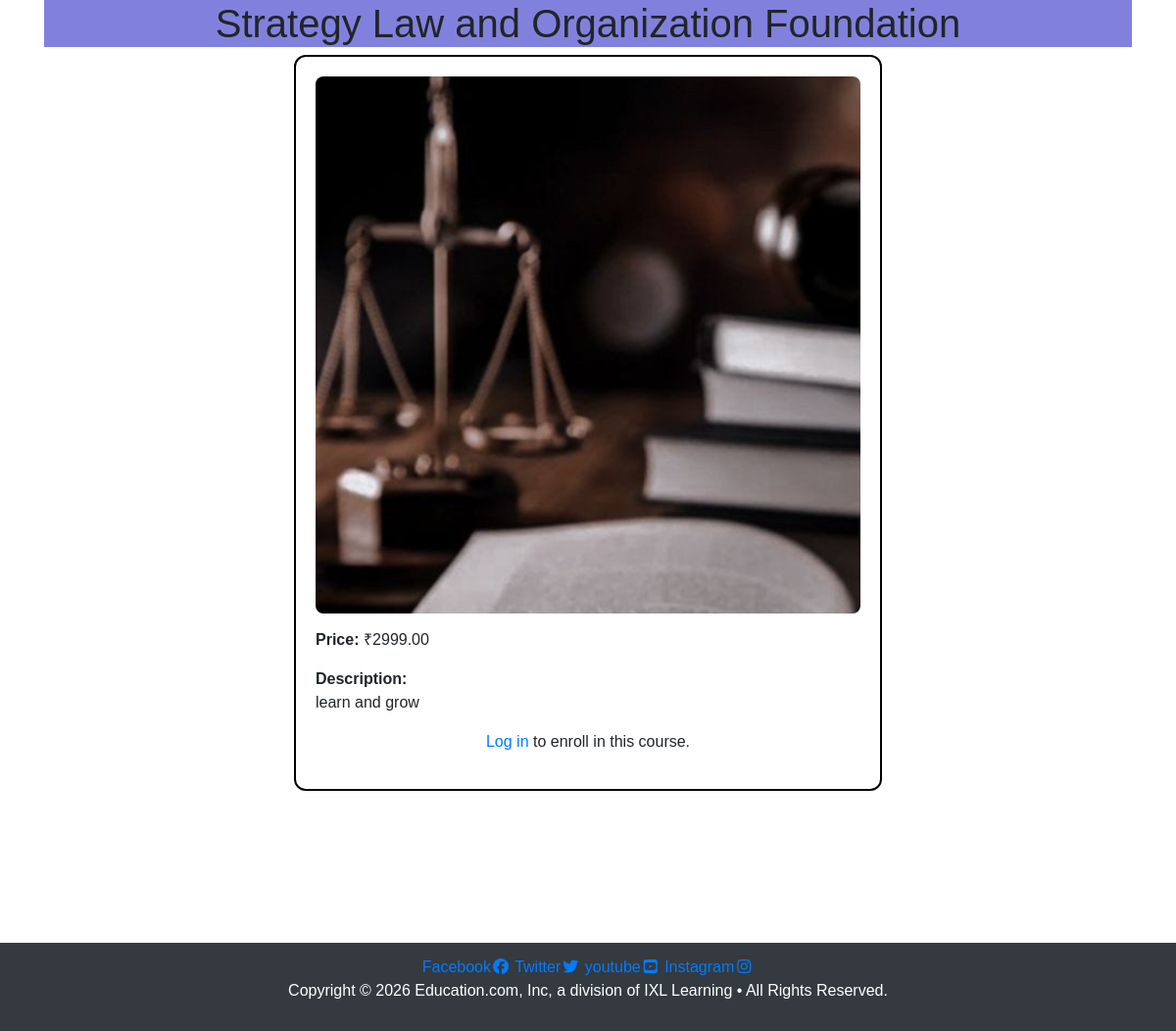
The app's page /course/3/ with its own data.
### myapp/models.py (models this page shows, shortened)
class Courses(models.Model):
    user=models.ForeignKey('auth.user',on_delete=models.CASCADE)
    product_name=models.CharField(max_length=200)
    description=models.TextField(null=True)
    qty=models.IntegerField(default=1)
    product_image=models.ImageField(upload_to='product_images/',blank=True,null=True)
    price=models.DecimalField(max_digits=10,decimal_places=2)

### myapp/views.py (the view)
# urls.py: path('course/<int:course_id>/', course_detail, name='course_detail'),
def course_detail(request, course_id):
    course = get_object_or_404(Courses, id=course_id)
    is_enrolled = False
    contents = []
    if request.user.is_authenticated and not request.user.is_staff:
        is_enrolled = Enrollment.objects.filter(student=request.user, course=course).exists()
        if is_enrolled:
            contents = CourseContent.objects.filter(course=course).order_by('-created_at')
    return render(request, 'pages/coursedetail.html', {
        'course': course,
        'is_enrolled': is_enrolled,
        'contents': contents,
    })

### myapp/templates/pages/coursedetail.html (shortened to what this page needs)
{% extends 'base.html' %}
{% load static %}
{% block content %}
<section class="carddesc">
    <div class="container">
        <h1 style="text-align: center; background-color: rgb(129, 129, 221);">{{ course.product_name }}</h1>
        <div class="box" style="margin:0 auto; max-width:600px; border:2px solid black; border-radius: 12px; padding: 20px;">
            {% if course.product_image %}
                <img src="{{ course.product_image.url }}" alt="{{ course.product_name }}" style="width:100%; border-radius: 8px;">
            {% endif %}
            <p style="margin-top:15px;"><strong>Price:</strong> ₹{{ course.price }}</p>
            <p class="desc">
                <strong>Description:</strong><br>
                {{ course.description|default:"No description available yet." }}
            </p>
{% if request.user.is_authenticated %}
                {% if is_enrolled %}
                    <p style="text-align:center; font-weight:bold; color: green;">✓ You are enrolled in this course</p>
                    <div style="margin-top:18px;">
                        <h3 style="text-align:center; margin-bottom:10px;">Course Content</h3>
                        {% if contents %}
                            {% for item in contents %}
                                <div style="border:1px solid #ddd; border-radius:10px; padding:12px; margin:10px 0;">
                                    <div style="font-weight:bold;">{{ item.title }}</div>
                                    <div style="color:#666; font-size:13px;">{{ item.get_content_type_display }}</div>
                                    {% if item.content_type == 'note' %}
                                        {% if item.note_file %}
                                            <a href="{{ item.note_file.url }}" class="btn btn-primary" style="margin-top:10px;">Open Note</a>
                                        {% endif %}
                                    {% elif item.content_type == 'video' %}
                                        {% if item.video_file %}
                                            <div style="margin-top:10px; display:grid; gap:10px;">
                                                <video width="100%" controls>
                                                    <source src="{{ item.video_file.url }}" type="video/mp4" />
                                                </video>
                                                <a href="{{ item.video_file.url }}" class="btn btn-primary" download style="width:fit-content;">Download Video</a>
                                            </div>
                                        {% endif %}
                                    {% elif item.content_type == 'quiz' %}
                                        <div style="margin-top:10px; font-size:14px;">
                                            <b>Q:</b> {{ item.quiz_question }}
                                            {% if item.quiz_answer %}
                                                <div style="margin-top:8px;"><b>Answer:</b> {{ item.quiz_answer }}</div>
                                            {% endif %}
                                        </div>
                                    {% endif %}
                                </div>
                            {% endfor %}
                        {% else %}
                            <p style="text-align:center; color:#666;">No content added yet by faculty.</p>
                        {% endif %}
                    </div>
                    <a href="{% url 'studentdashboard' %}" class="btn btn-primary" style="display:block; width:fit-content; margin:15px auto;">Go to Dashboard</a>
                {% else %}
                    <form method="post" action="{% url 'enroll_course' course.id %}" style="text-align:center;">
                        {% csrf_token %}
                        <button type="submit" class="btn btn-primary" style="margin:15px auto;">Enroll Now</button>
                    </form>
                {% endif %}
            {% else %}
                <p style="text-align:center;">
                    <a href="{% url 'userlogin' %}">Log in</a> to enroll in this course.
                </p>
            {% endif %}
        </div>
    </div>
</section>
{% endblock %}

### myapp/static/style/style.css (style rules this page uses)
html, body { overflow-x: hidden; max-width: 100%; scroll-behavior: smooth; font-family:Arial, Helvetica, sans-serif; }
@media (max-width:2560px) { body { display: flex; flex-direction: column; min-height: 100vh; } }
@media (max-width:2560px) { * { margin: 0; padding: 0; box-sizing: border-box; } }

### records on screen
Courses: product_name "Strategy Law and Organization Foundation", product_image (picture), price "2999.00", description "learn and grow"
